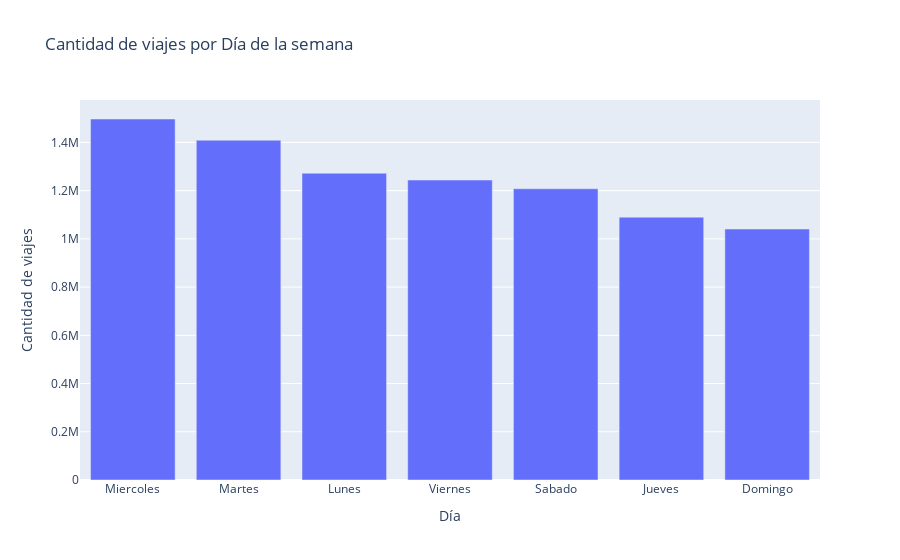

Source (notebook cell):
### Code cell
fig = px.bar(dayofweek_counts,x="Day_name",y="trips_count",
            labels={'Day_name':'Día', 'trips_count':'Cantidad de viajes'}, title='Cantidad de viajes por Día de la semana')
fig.show()

### Figure 1 — Plotly figure (JSON) as saved in the notebook; plotly's stock layout.template omitted (floating-point values rounded to 4 significant figures)
{"data": [{"alignmentgroup": "True", "hovertemplate": "Día=%{x}<br>Cantidad de viajes=%{y}<extra></extra>", "legendgroup": "", "marker": {"color": "#636efa", "pattern": {"shape": ""}}, "name": "", "offsetgroup": "", "orientation": "v", "showlegend": false, "textposition": "auto", "type": "bar", "x": ["Miercoles", "Martes", "Lunes", "Viernes", "Sabado", "Jueves", "Domingo"], "xaxis": "x", "y": [1497106, 1409047, 1272211, 1243954, 1207731, 1089978, 1040660], "yaxis": "y"}], "layout": {"barmode": "relative", "legend": {"tracegroupgap": 0}, "title": {"text": "Cantidad de viajes por Día de la semana"}, "xaxis": {"anchor": "y", "domain": [0, 1], "title": {"text": "Día"}}, "yaxis": {"anchor": "x", "domain": [0, 1], "title": {"text": "Cantidad de viajes"}}}}
